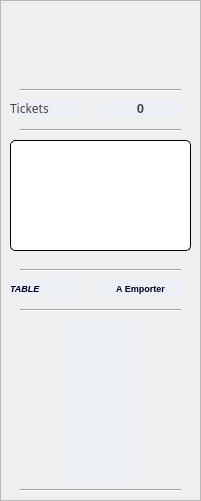
  <widget class="QFrame" name="frame_5">
   <property name="geometry">
    <rect>
     <x>1080</x>
     <y>30</y>
     <width>201</width>
     <height>501</height>
    </rect>
   </property>
   <property name="frameShape">
    <enum>QFrame::StyledPanel</enum>
   </property>
   <property name="frameShadow">
    <enum>QFrame::Raised</enum>
   </property>
   <widget class="QLabel" name="viewRefNum">
    <property name="geometry">
     <rect>
      <x>100</x>
      <y>100</y>
      <width>81</width>
      <height>16</height>
     </rect>
    </property>
    <property name="sizePolicy">
     <sizepolicy hsizetype="Minimum" vsizetype="Preferred">
      <horstretch>0</horstretch>
      <verstretch>0</verstretch>
     </sizepolicy>
    </property>
    <property name="font">
     <font>
      <family>MS Shell Dlg 2</family>
      <pointsize>10</pointsize>
      <weight>75</weight>
      <bold>true</bold>
     </font>
    </property>
    <property name="toolTip">
     <string>Nombre de commandes Validées</string>
    </property>
    <property name="statusTip">
     <string/>
    </property>
    <property name="layoutDirection">
     <enum>Qt::LeftToRight</enum>
    </property>
    <property name="styleSheet">
     <string notr="true">QLabel{background-color :#ecf0f5;color:#444444;}</string>
    </property>
    <property name="text">
     <string>0</string>
    </property>
    <property name="alignment">
     <set>Qt::AlignCenter</set>
    </property>
   </widget>
   <widget class="QPushButton" name="pushButton_2">
    <property name="geometry">
     <rect>
      <x>10</x>
      <y>100</y>
      <width>71</width>
      <height>16</height>
     </rect>
    </property>
    <property name="font">
     <font>
      <family>Calibri Light</family>
      <pointsize>9</pointsize>
     </font>
    </property>
    <property name="toolTip">
     <string/>
    </property>
    <property name="styleSheet">
     <string notr="true">QPushButton{background-color :#ecf0f5;color:#444444;border:0px;text-align:left;}</string>
    </property>
    <property name="text">
     <string>Tickets </string>
    </property>
    <property name="icon">
     <iconset>
      <normaloff>../../IMAGES/Icons/invoice.png</normaloff>../../IMAGES/Icons/invoice.png</iconset>
    </property>
   </widget>
   <widget class="QListWidget" name="ProdList">
    <property name="geometry">
     <rect>
      <x>10</x>
      <y>140</y>
      <width>181</width>
      <height>111</height>
     </rect>
    </property>
    <property name="font">
     <font>
      <pointsize>8</pointsize>
      <weight>50</weight>
      <italic>true</italic>
      <bold>false</bold>
     </font>
    </property>
    <property name="toolTip">
     <string>Produits Selectionnés</string>
    </property>
    <property name="statusTip">
     <string>Produits Selectionnés</string>
    </property>
    <property name="styleSheet">
     <string notr="true">QListWidget{background-color: white;text-align:left; color : green ;border:1px solid black;border-radius:5px }
</string>
    </property>
    <property name="dragEnabled">
     <bool>true</bool>
    </property>
    <property name="dragDropMode">
     <enum>QAbstractItemView::DragOnly</enum>
    </property>
    <property name="spacing">
     <number>0</number>
    </property>
   </widget>
   <widget class="Line" name="line_3">
    <property name="geometry">
     <rect>
      <x>20</x>
      <y>120</y>
      <width>161</width>
      <height>20</height>
     </rect>
    </property>
    <property name="orientation">
     <enum>Qt::Horizontal</enum>
    </property>
   </widget>
   <widget class="QListWidget" name="tablesListWidget">
    <property name="geometry">
     <rect>
      <x>60</x>
      <y>320</y>
      <width>81</width>
      <height>161</height>
     </rect>
    </property>
    <property name="font">
     <font>
      <pointsize>9</pointsize>
      <italic>true</italic>
     </font>
    </property>
    <property name="cursor" stdset="0">
     <cursorShape>PointingHandCursor</cursorShape>
    </property>
    <property name="toolTip">
     <string>Liste/Choix des Tables</string>
    </property>
    <property name="statusTip">
     <string>Choix d'une Table</string>
    </property>
    <property name="styleSheet">
     <string notr="true">QListWidget{background-color: #ecf0f5;text-align:center; color : #000028 ; border:0px solid tomato; }
</string>
    </property>
    <property name="dragEnabled">
     <bool>true</bool>
    </property>
    <property name="dragDropMode">
     <enum>QAbstractItemView::DragOnly</enum>
    </property>
   </widget>
   <widget class="Line" name="line_2">
    <property name="geometry">
     <rect>
      <x>20</x>
      <y>300</y>
      <width>161</width>
      <height>20</height>
     </rect>
    </property>
    <property name="orientation">
     <enum>Qt::Horizontal</enum>
    </property>
   </widget>
   <widget class="QPushButton" name="MenuTable">
    <property name="geometry">
     <rect>
      <x>10</x>
      <y>280</y>
      <width>71</width>
      <height>16</height>
     </rect>
    </property>
    <property name="sizePolicy">
     <sizepolicy hsizetype="Minimum" vsizetype="Maximum">
      <horstretch>0</horstretch>
      <verstretch>0</verstretch>
     </sizepolicy>
    </property>
    <property name="font">
     <font>
      <family>Arial</family>
      <pointsize>7</pointsize>
      <weight>75</weight>
      <italic>true</italic>
      <bold>true</bold>
      <underline>false</underline>
      <kerning>true</kerning>
     </font>
    </property>
    <property name="toolTip">
     <string/>
    </property>
    <property name="statusTip">
     <string/>
    </property>
    <property name="autoFillBackground">
     <bool>false</bool>
    </property>
    <property name="styleSheet">
     <string notr="true">QPushButton{background-color: #ecf0f5;text-align:left; color : #000028; border: 0px solid #000028  ;  height:35px;}
</string>
    </property>
    <property name="text">
     <string>TABLE</string>
    </property>
    <property name="icon">
     <iconset>
      <normaloff>../../IMAGES/Icons/menu-.png</normaloff>../../IMAGES/Icons/menu-.png</iconset>
    </property>
   </widget>
   <widget class="QLabel" name="viewTabNum">
    <property name="geometry">
     <rect>
      <x>100</x>
      <y>280</y>
      <width>81</width>
      <height>16</height>
     </rect>
    </property>
    <property name="sizePolicy">
     <sizepolicy hsizetype="Minimum" vsizetype="Preferred">
      <horstretch>0</horstretch>
      <verstretch>0</verstretch>
     </sizepolicy>
    </property>
    <property name="font">
     <font>
      <family>MS Shell Dlg 2</family>
      <pointsize>7</pointsize>
      <weight>75</weight>
      <bold>true</bold>
     </font>
    </property>
    <property name="toolTip">
     <string>Table en cours</string>
    </property>
    <property name="statusTip">
     <string/>
    </property>
    <property name="layoutDirection">
     <enum>Qt::LeftToRight</enum>
    </property>
    <property name="styleSheet">
     <string notr="true">QLabel{background-color :#ecf0f5;color:#000021;}</string>
    </property>
    <property name="text">
     <string>A Emporter</string>
    </property>
    <property name="alignment">
     <set>Qt::AlignCenter</set>
    </property>
   </widget>
   <widget class="Line" name="line_4">
    <property name="geometry">
     <rect>
      <x>20</x>
      <y>480</y>
      <width>161</width>
      <height>20</height>
     </rect>
    </property>
    <property name="orientation">
     <enum>Qt::Horizontal</enum>
    </property>
   </widget>
   <widget class="Line" name="line_5">
    <property name="geometry">
     <rect>
      <x>20</x>
      <y>260</y>
      <width>161</width>
      <height>20</height>
     </rect>
    </property>
    <property name="orientation">
     <enum>Qt::Horizontal</enum>
    </property>
   </widget>
   <widget class="QPushButton" name="pushButton_3">
    <property name="geometry">
     <rect>
      <x>10</x>
      <y>10</y>
      <width>181</width>
      <height>71</height>
     </rect>
    </property>
    <property name="toolTip">
     <string>Restaurent Manager Solution</string>
    </property>
    <property name="styleSheet">
     <string notr="true">text-align:center; color : black; border: 0px solid #f96332; opacity:0.4;</string>
    </property>
    <property name="text">
     <string/>
    </property>
    <property name="icon">
     <iconset>
      <normaloff>../../IMAGES/Icons/chef-hat.png</normaloff>../../IMAGES/Icons/chef-hat.png</iconset>
    </property>
    <property name="iconSize">
     <size>
      <width>75</width>
      <height>75</height>
     </size>
    </property>
   </widget>
   <widget class="Line" name="line_6">
    <property name="geometry">
     <rect>
      <x>20</x>
      <y>80</y>
      <width>161</width>
      <height>20</height>
     </rect>
    </property>
    <property name="orientation">
     <enum>Qt::Horizontal</enum>
    </property>
   </widget>
  </widget>
